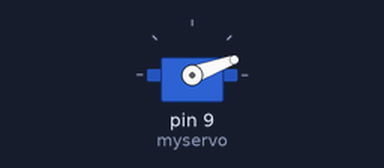
Simulated run of this sketch. Board: Arduino Uno, built with avr-gcc and run on an emulated ATmega328P. Shown: servo.

Above: at 0.15 s.
Timing chart, 0 to 3.0 s (numbered marks = the images above):
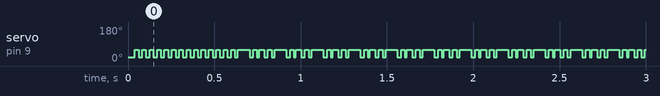

The sketch:

Test_Bras.ino
```cpp
/*
 Controlling a servo position using a potentiometer (variable resistor)
 by Michal Rinott <http://people.interaction-ivrea.it/m.rinott>

 modified on 8 Nov 2013
 by Scott Fitzgerald
 http://www.arduino.cc/en/Tutorial/Knob
*/

#include <Servo.h>

Servo myservo;  // create servo object to control a servo


void setup() {
  myservo.attach(9);  // attaches the servo on pin 9 to the servo object
}

void loop() {
                       // waits for the servo to get there

      myservo.write(20);
      delay(3);
     myservo.write(60);
     delay(3);
}
```

Measured:
- by itself, servo on pin 9 (myservo): alternates 60° for 0.02 s and 20° for 0.02 s
